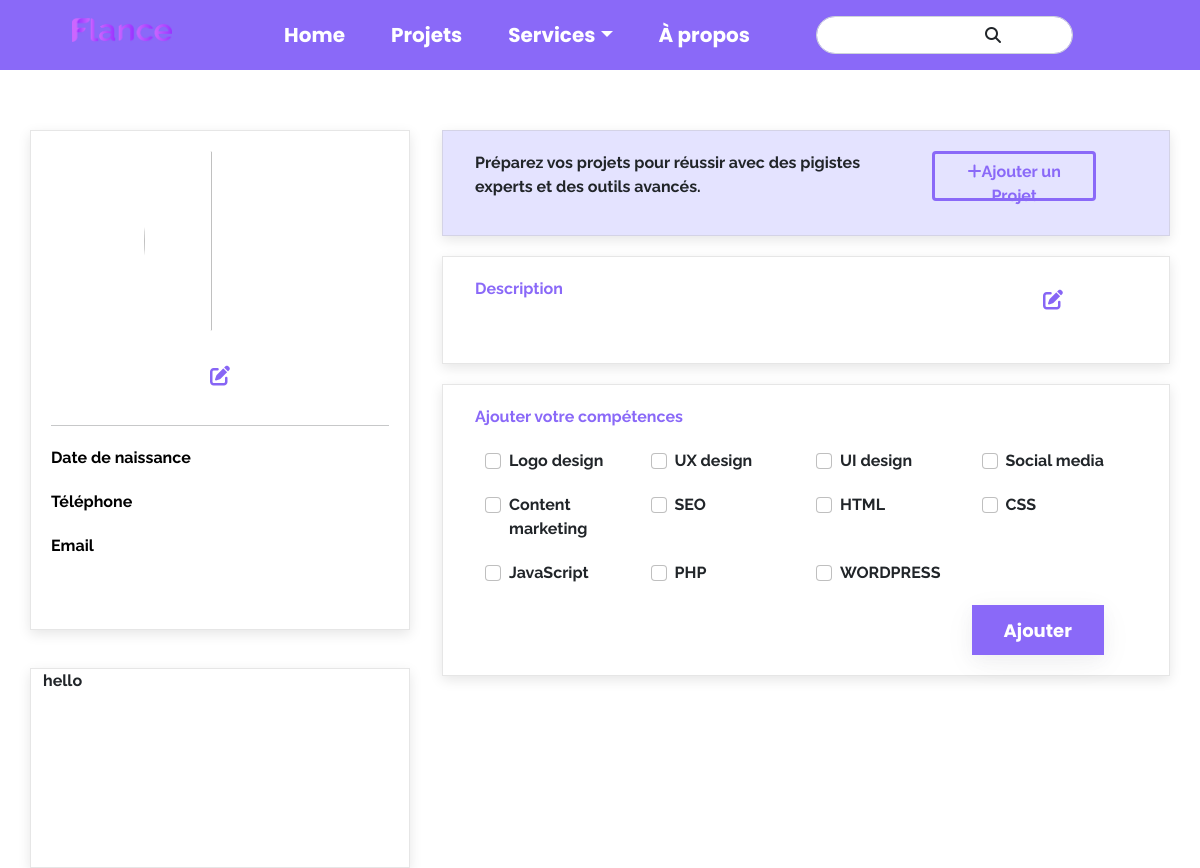
The app's page /profile.php with its own data.
### tables this page shows
CREATE TABLE `competences` (
  `id_comp` int(11) NOT NULL,
  `nomCompetence` varchar(254) DEFAULT NULL
);

### profile.php (the view, shortened to what this page needs)
<?php
include('header.php');
include('datacon.php');
include('navbar.php');
    ?>
<section id="ProflFrst">
    <div class="container " id="prfCont1">
        <div  class="row d-flex justify-content-center">
            <div class="col-4 " id="prfstRow">
                        <div class="d-flex justify-content-center">
                        <img class="d-flex justify-content-center" id="prleImge"  src="<?php echo $data['image']; ?>" alt="">
                        </div>
                    <div class="d-flex justify-content-center">
                         <button id="btnEdite1" type="button" class="btn btn d-flex justify-content-center"><i class="fa-solid fa-pen-to-square"></i></button>
                    </div>
                    <hr>
                    <div class="row sousRow">
                        <div class="col">
                           <span class="">Date de naissance</span>
                        </div>
                        <div class="col d-flex justify-content-end">
                        </div>
                    </div>
                    <div class="row sousRow">
                        <div class="col">
                        <span>Téléphone</span>
                        </div>
                        <div class="col d-flex justify-content-end">
                        </div>
                    </div>
                    <div class="row sousRow">
                        <div class="col">
                        <span> Email</span>
                        </div>
                        <div class="col d-flex justify-content-end">
                        </div>
                    </div>
            </div>
            <div class="col">
                    <div id="addProRow" class="row d-flex justify-content-end classPre">
                            <div class="col-8">
                                <p id="prepYou">Préparez vos projets pour réussir avec des pigistes experts et des outils avancés.</p>
                            </div>
                            <div class="col">
                            <button id="offerBut" type="button"  class="btn btn-3"><i class="fa-solid fa-plus"> </i>Ajouter un Projet</button>
                            </div>
                    </div>
                    <div id="addProRow" class="row">
                        <div class="row">
                               <div class="col-9">
                                <span> Description</span>
                               </div>
                               <div  class="col editeBtn">
                                   <button id="btnEdite1" type="button" class="btn btn"><i class="fa-solid fa-pen-to-square "></i></button>
                               </div>
                        </div>
                        <div class="row ">
                        </div>
                    </div>
                    <div id="addProRow" class="row">
                        <span id="compSpan" >Ajouter votre compétences</span>
                    <div class="row row-cols-4" id="compRow1">
                            <?php
                    $i =0;
                    $sql = "SELECT nomCompetence FROM competences";
                    $query = mysqli_query($conn, $sql);
                    while($row = mysqli_fetch_array($query)){
                    echo '
                    <div class="form-check col" id="compCheck">
                            <input class="form-check-input" type="checkbox" name="flexCheckDefault" id="flexCheckDefault '.  $i++ .'">
                            <label class="form-check-label" for="flexCheckDefault">
                            ' .$row['nomCompetence'].'
                            </label>
                            </div> ';
                    }
            ?>
                    </div>
                    <div class="container d-flex justify-content-end">
                    <button type="button" id="btnlogin" class="btn btn-outline compBtnAdd"><a id="uplnk" href="selection.php">Ajouter</a></button>
                    </div>
                    </div>
            </div>
        </div>
        <div>
        <div id="rowleftCom" class="row ">
            <div class="col-4 " id="prscnRow">
                hello
            </div>
        </div>
    </div>
</section>

### header.php (shortened to what this page needs)
<!DOCTYPE html>
<html lang="en">
<head>
    <link href="https://cdn.jsdelivr.net/npm/bootstrap@5.0.2/dist/css/bootstrap.min.css" rel="stylesheet"
>
  <link href="/your-path-to-uicons/css/uicons-rounded-bold.css" rel="stylesheet">
  <link href="/your-path-to-uicons/css/uicons-rounded-solid.css" rel="stylesheet">
    <link href="https://cdn.jsdelivr.net/npm/bootstrap@5.0.2/dist/css/bootstrap.min.css" rel="stylesheet">
    <link rel="stylesheet" href="style.css">
<link rel="stylesheet" type="text/css" href="your_website_domain/css_root/flaticon.css">
</head>
<body>
</body>
</html>

### navbar.php (shortened to what this page needs)
<?php
 include('header.php');
  ?>
<link rel="stylesheet" href="https://cdnjs.cloudflare.com/ajax/libs/font-awesome/6.1.1/css/all.min.css" />
<link href="https://cdn.jsdelivr.net/npm/bootstrap@5.0.2/dist/css/bootstrap.min.css" rel="stylesheet">
<nav id="navbar5"  class="navbar navbar-expand-lg navbar-light ">
  <div class="container-fluid">
    <a class="navbar-brand" href="#"><img id="logo" src="images/logo.png" alt="logo flance "></a>
    <div class="collapse navbar-collapse" id="navbarScroll">
      <ul class="navbar-nav me-auto my-2 my-lg-0 navbar-nav-scroll" style="--bs-scroll-height: 100px;">
        <li class="nav-item">
          <a class="nav-link active nav-item" aria-current="page" href="homePage.php">Home</a>
        </li>
        <li class="nav-item">
          <a class="nav-link active nav-item" href="allProjects.php">Projets</a>
        </li>
        <li class="nav-item dropdown">
      <a class="nav-link dropdown-toggle" data-bs-toggle="dropdown" href="#" role="button" aria-expanded="false">Services</a>
    </li>
        <li class="nav-item">
        <a class="nav-link active nav-item" aria-current="page" href="#">À propos</a>
        </li>
      </ul>
      <form class="d-flex" id="srchForm">
            <input id="btnNbrSrch" class="form-control me-2"  type="search" placeholder="" aria-label="Search">
            <button class="btn btn-outline" type="submit"> <i class="fas fa-search"></i></button>
     </form>
     <a href="profile.php" id="LNKImg"><img id="prfImg" src="<?php echo $data['image']; ?>" alt=""></a>
    </div>
  </div>
</nav>

### style.css (style rules this page uses)
#logo { width: 100px; margin-bottom: 10px; }
.btn { width: 120px; height: 50px; }
nav li a { font-family: 'Poppins'; font-weight: bold; font-size:20PX; }
#navbarScroll ul { float: none; text-align: center; margin-left: auto; margin-right: auto; }
#navbarScroll ul li { margin-left: 30px; }
#hamburger,span { color: #8A69F8; }
#offerBut { font-family: "Poppins"; border-color: #8A69F8 !important; border-style: solid; border-width: 3px; width: 30%; color: #8A69F8; font-family: 'Raleway'; font-weight: bold; }
hr { border: 2px solid whitesmoke; }
#btnlogin { background: #8A69F8; color: white; font-family: 'Poppins'; border-radius: 10px; width: 130X; height: 55PX; font-weight: bold; font-size: 18PX; box-shadow: rgba(109, 109, 150, 0.05) 0px 4px 16px, rgba(17, 17, 26, 0.05) 0px 8px 32px; }
#btnlogin a { text-decoration: none !important; color: white !important; }
#LNKImg { width: 5%; }
#srchForm input { border-radius: 50PX !important; }
#srchForm button { position: absolute; margin-left: 13% !important; width: 30px !important; height: 30px !important; }
#navbar5 { padding-left: 60px !important; padding-right: 60px !important; }
#navbar5 ul li a { color: white !important; }
#offerBut { width: 80%; }
#ProflFrst { font-family: 'Raleway' !important; font-weight: bold; }
#prleImge { width: 45%; height: 180px !important; border-radius: 100%; align-items: center !important; }
#prfstRow { background: white; height: 500PX; padding: 20PX; border: 1px solid rgba(173, 173, 173, 0.308); box-shadow: rgba(0, 0, 0, 0.1) 0px 4px 12px; }
#prfstRow .sousRow { margin-top: 20px; }
#prfCont1 { margin-top: 60px; }
#prfstRow span { color: #000000 !important; }
#btnEdite1 i { color: #8765f5 !important; font-size: 20px !important; }
#addProRow { background: white; height: 200pxPX; padding: 20PX; border: 1px solid rgba(173, 173, 173, 0.308); box-shadow: rgba(0, 0, 0, 0.1) 0px 4px 12px; padding-top: 20px !important; margin-left: 20px; }
#addProRow { margin-bottom: 20px; }
.editeBtn { display: flex; justify-content: flex-end !important; }
#compSpan { margin-bottom: 20px; }
#compCheck { margin-bottom: 20px; }
#compRow1 { margin-left: 10px; }
.compBtnAdd { width: 20% !important; border-radius: 0% !important; height: 50px !important; margin-right: 5% !important; }
#prscnRow { margin-top: -2.5%; height: 200px; border: 1px solid rgba(173, 173, 173, 0.308); box-shadow: rgba(0, 0, 0, 0.1) 0px 4px 12px; }
.classPre { background: #E4E3FF !important; border-radius: none !important; }

### navbar.php (style rules this page uses)
nav { background: #8A69F8; margin-top: 0Px !important; height: 70px !important; }
nav ul li a { color: white; }

### records on screen
competences: nomCompetence "Logo design"
competences: nomCompetence "UX design"
competences: nomCompetence "UI design"
competences: nomCompetence "Social media"
competences: nomCompetence "Content marketing"
competences: nomCompetence "SEO"
competences: nomCompetence "HTML"
competences: nomCompetence "CSS"
competences: nomCompetence "JavaScript"
competences: nomCompetence "PHP"
competences: nomCompetence "WORDPRESS"
